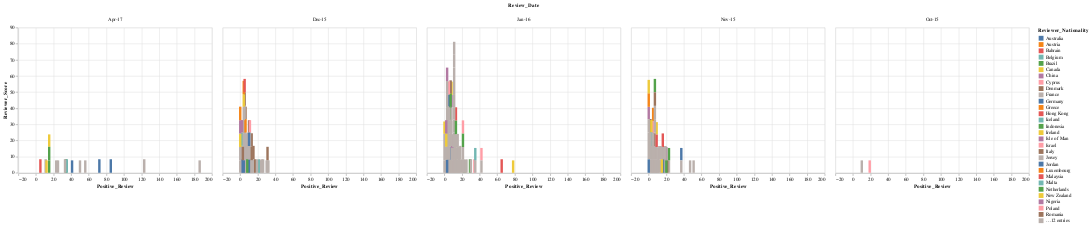

This figure's notebook cell:
### Code cell
alt.Chart(df).mark_bar().encode(
    x='Positive_Review',
    y='Reviewer_Score',
    color='Reviewer_Nationality',
    column = 'Review_Date' )

### Figure 1 — Vega-Lite specification as saved in the notebook (floating-point values rounded to 4 significant figures; data arrays with more than 128 entries replaced by an {"elided": "..."} marker saying what was removed)
{"config": {"view": {"continuousWidth": 400, "continuousHeight": 300}}, "data": {"name": "data-e30e62c885cd365d2d65e3d9bd7763b4"}, "mark": "bar", "encoding": {"color": {"type": "nominal", "field": "Reviewer_Nationality"}, "column": {"type": "nominal", "field": "Review_Date"}, "x": {"type": "quantitative", "field": "Positive_Review"}, "y": {"type": "quantitative", "field": "Reviewer_Score"}}, "$schema": "https://vega.github.io/schema/vega-lite/v4.8.1.json", "datasets": {"data-e30e62c885cd365d2d65e3d9bd7763b4": {"elided": "239 records"}}}
